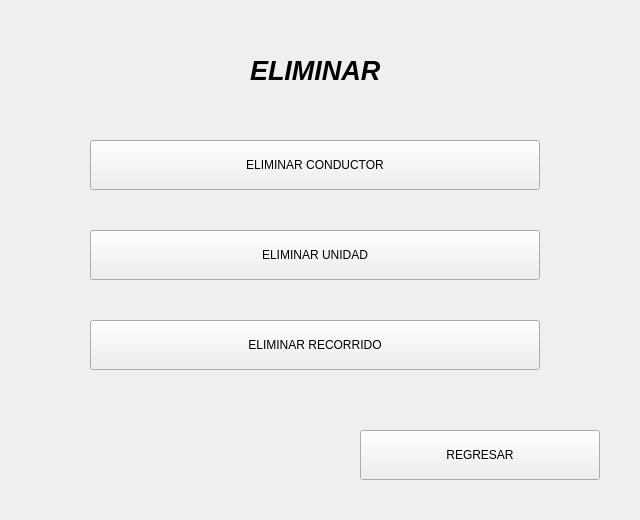
<?xml version="1.0" encoding="UTF-8"?>
<ui version="4.0">
 <class>Eliminar</class>
 <widget class="QWidget" name="Eliminar">
  <property name="geometry">
   <rect>
    <x>0</x>
    <y>0</y>
    <width>640</width>
    <height>520</height>
   </rect>
  </property>
  <property name="windowTitle">
   <string>Form</string>
  </property>
  <widget class="QLabel" name="labelEliminar">
   <property name="geometry">
    <rect>
     <x>250</x>
     <y>60</y>
     <width>151</width>
     <height>20</height>
    </rect>
   </property>
   <property name="font">
    <font>
     <pointsize>20</pointsize>
     <weight>75</weight>
     <italic>true</italic>
     <bold>true</bold>
    </font>
   </property>
   <property name="text">
    <string>ELIMINAR</string>
   </property>
  </widget>
  <widget class="QPushButton" name="bEliminarUnidad">
   <property name="geometry">
    <rect>
     <x>90</x>
     <y>320</y>
     <width>450</width>
     <height>50</height>
    </rect>
   </property>
   <property name="text">
    <string>ELIMINAR RECORRIDO</string>
   </property>
  </widget>
  <widget class="QPushButton" name="bEliminarRecorrido">
   <property name="geometry">
    <rect>
     <x>90</x>
     <y>230</y>
     <width>450</width>
     <height>50</height>
    </rect>
   </property>
   <property name="text">
    <string>ELIMINAR UNIDAD</string>
   </property>
  </widget>
  <widget class="QPushButton" name="bEliminarConductor">
   <property name="geometry">
    <rect>
     <x>90</x>
     <y>140</y>
     <width>450</width>
     <height>50</height>
    </rect>
   </property>
   <property name="text">
    <string>ELIMINAR CONDUCTOR</string>
   </property>
  </widget>
  <widget class="QPushButton" name="bRegresarEliminar">
   <property name="geometry">
    <rect>
     <x>360</x>
     <y>430</y>
     <width>240</width>
     <height>50</height>
    </rect>
   </property>
   <property name="text">
    <string>REGRESAR</string>
   </property>
  </widget>
 </widget>
 <resources/>
 <connections/>
</ui>
